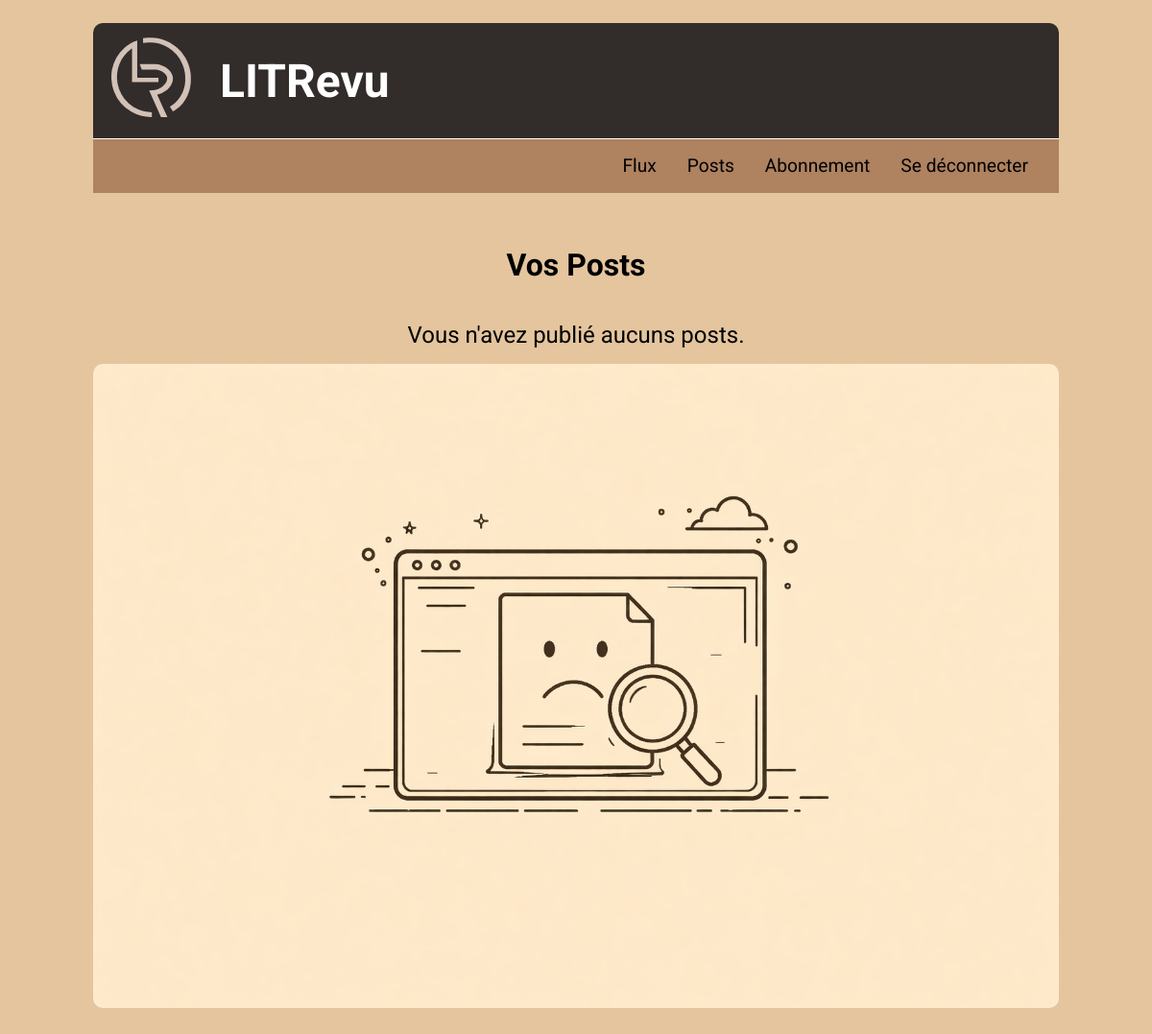
Page /posts/ (signed in) on the earlier database version.
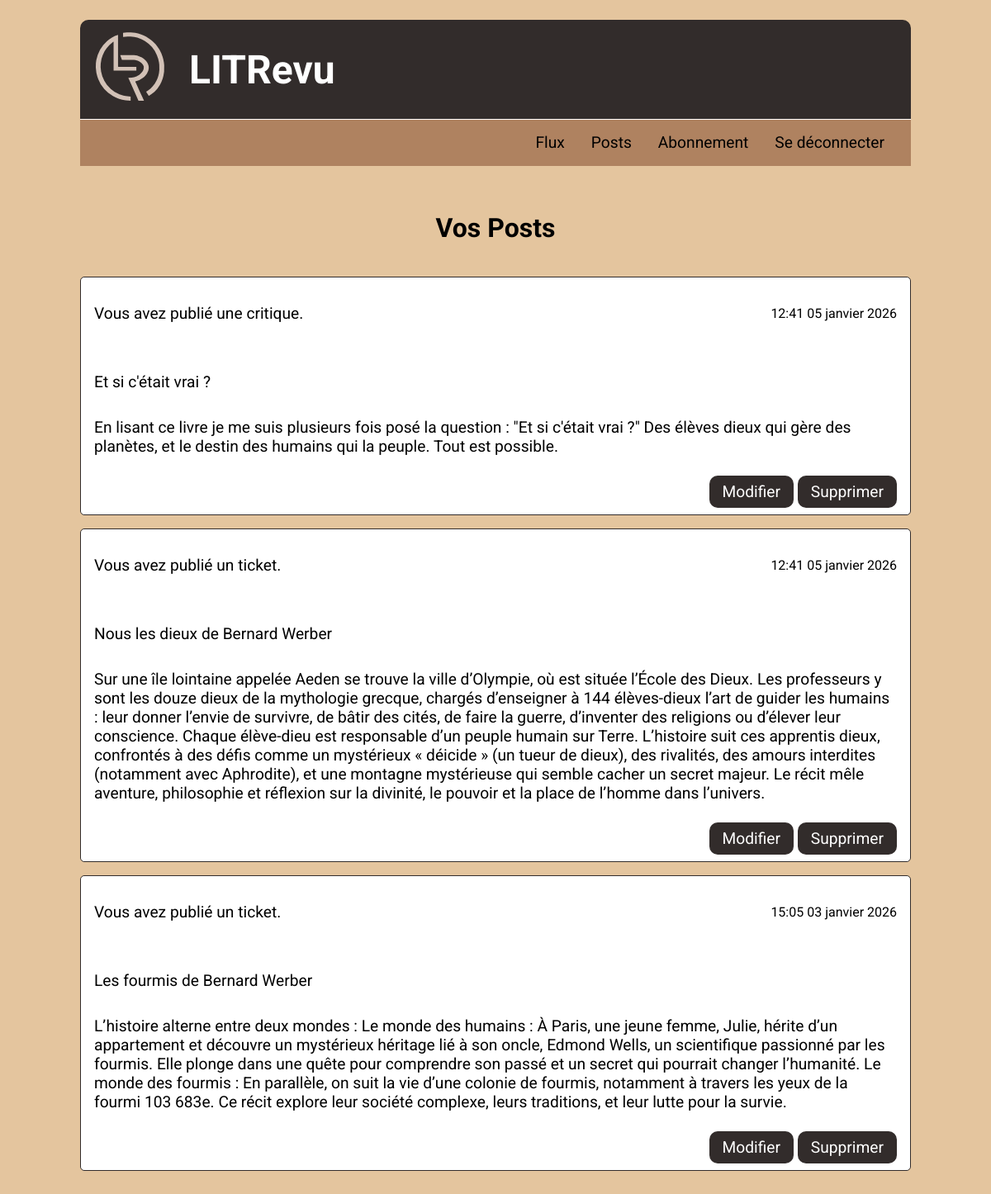
Same page on the later database version.
### flux/models.py (models this page shows, shortened)
class Review(models.Model):
    ticket = models.ForeignKey(to=Ticket, on_delete=models.CASCADE)
    rating = models.PositiveSmallIntegerField(
        validators=[MinValueValidator(0), MaxValueValidator(5)]
    )
    user = models.ForeignKey(to=settings.AUTH_USER_MODEL,
                             on_delete=models.CASCADE)
    headline = models.CharField(max_length=128)
    body = models.TextField(max_length=8192, blank=True)
    time_created = models.DateTimeField(auto_now_add=True)
    @property
    def content_type(self):
        return "Review"

class Ticket(models.Model):
    ticket = models.CharField(max_length=128)
    description = models.TextField(max_length=2048, blank=True)
    user = models.ForeignKey(to=settings.AUTH_USER_MODEL,
                             on_delete=models.CASCADE)
    image = models.ImageField(null=True, blank=True)
    time_created = models.DateTimeField(auto_now_add=True)
    @property
    def content_type(self):
        return "Ticket"

### flux/views.py (the view)
# urls.py: path('posts/', flux.views.get_posts, name='posts'),
@login_required
def get_posts(request):
    tickets = Ticket.objects.all()
    reviews = Review.objects.all()
    list_tickets: Iterable[Model] = tickets.filter(user=request.user)
    list_reviews: Iterable[Model] = reviews.filter(user=request.user)
    posts = sorted(
        chain(list_tickets, list_reviews),
        key=lambda obj: obj.time_created,
        reverse=True
    )
    return render(request, 'flux/posts.html', context={'posts': posts})

### flux/templates/flux/posts.html
{% extends 'base.html' %}
{% load static %}
{% block content %}
    <main class="main_tickets">
    <h2>Vos Posts</h2>
    <section class="block-articles">
        {% if posts %}
            {% for post in posts %}
                <article>
                    <div class="article_header">
                        <p>
                            {% if post.content_type == 'Ticket' %}
                                Vous avez publié un ticket.
                            {% else %}
                                Vous avez publié une critique.
                            {% endif %}
                        </p>
                        <p class="time_txt">
                            {{ post.time_created|date:"H:i d F Y" }}
                        </p>
                    </div>
                    {% if post.content_type == 'Ticket' %}
                        <p>{{ post.ticket }}</p>
                        <p>{{ post.description }}</p>
                    {% else %}
                        <p>{{ post.headline }}</p>
                        <p>{{ post.body }}</p>
                    {% endif %}
                    <div class="btn-grp-action">
                        {% if post.content_type == 'Ticket' %}
                            <a href="{% url 'ticket_edit' post.id %}"
                               class="update_link">Modifier</a>
                            <a href="{% url 'ticket_delete' post.id %}"
                               class="update_link">Supprimer</a>
                        {% else %}
                            <a href="{% url 'review_edit' post.id %}"
                               class="update_link">Modifier</a>
                            <a href="{% url 'review_delete' post.id %}"
                               class="update_link">Supprimer</a>
                        {% endif %}
                    </div>
                </article>
            {% endfor %}
        {% else %}
            <div class="empty-posts">
                <p>Vous n'avez publié aucuns posts.</p>
                <img src="{% static 'litrevu/images/empty.png' %}" alt="">
            </div>
        {% endif %}
    </section>
    </main>
{% endblock %}

Differences in the rows shown:
added Review: shows "Vous avez publié une critique.", time_created "12:41 05 janvier 2026", headline "Et si c'était vrai ?", body "En lisant ce livre je me suis plusieurs fois posé la question : \"Et si c'était vrai ?\" Des élèves dieux qui gère des planètes, et le destin des humains qui la peuple. Tout est possible.", shows "Modifier"
added Ticket: shows "Vous avez publié un ticket.", time_created "12:41 05 janvier 2026", ticket "Nous les dieux de Bernard Werber", description "Sur une île lointaine appelée Aeden se trouve la ville d’Olympie, où est située l’École des Dieux. Les professeurs y sont les douze dieux de la mythologie grecque, chargés d’enseigner à 144 élèves-dieux l’art de guider les humains : leur donner l’envie de survivre, de bâtir des cités, de faire la guerre, d’inventer des religions ou d’élever leur conscience. Chaque élève-dieu est responsable d’un peuple humain sur Terre. L’histoire suit ces apprentis dieux, confrontés à des défis comme un mystérieux « déicide » (un tueur de dieux), des rivalités, des amours interdites (notamment avec Aphrodite), et une montagne mystérieuse qui semble cacher un secret majeur. Le récit mêle aventure,…", shows "Modifier"
added Ticket: shows "Vous avez publié un ticket.", time_created "15:05 03 janvier 2026", ticket "Les fourmis de Bernard Werber", description "L’histoire alterne entre deux mondes : Le monde des humains : À Paris, une jeune femme, Julie, hérite d’un appartement et découvre un mystérieux héritage lié à son oncle, Edmond Wells, un scientifique passionné par les fourmis. Elle plonge dans une quête pour comprendre son passé et un secret qui pourrait changer l’humanité. Le monde des fourmis : En parallèle, on suit la vie d’une colonie de fourmis, notamment à travers les yeux de la fourmi 103 683e. Ce récit explore leur société complexe, leurs traditions, et leur lutte pour la survie.", shows "Modifier"
Other differences:
text no longer shown: "Vous n'avez publié aucuns posts."
